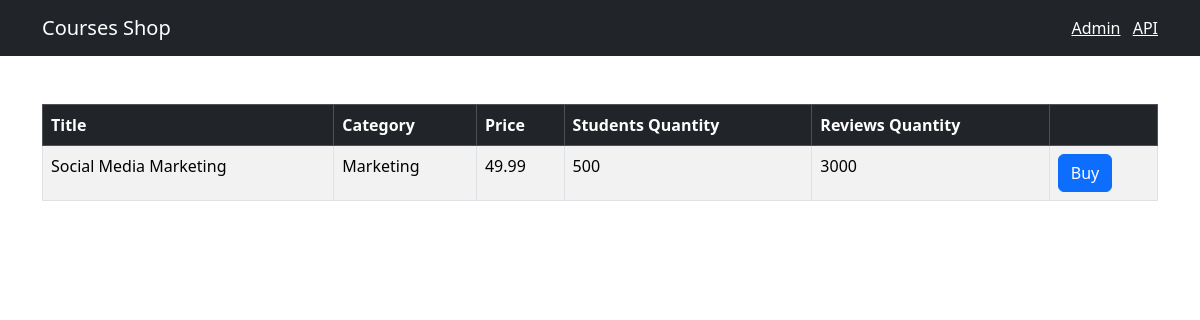
/4, run on the app's committed database.
### shop/models.py (models this page shows, shortened)
class Course(models.Model):
    title = models.CharField(max_length=300)
    price = models.FloatField()
    students_qty = models.IntegerField()
    reviews_qty = models.IntegerField()
    category = models.ForeignKey(Category, on_delete=models.CASCADE)
    created_at = models.DateTimeField(default=timezone.now)

class Category(models.Model):
    title = models.CharField(max_length=255)
    created_at = models.DateTimeField(default=timezone.now)
    def __str__(self):
        return self.title

### shop/views.py (the view)
# urls.py: path('<int:course_id>', views.single_course, name='single_course'),
def single_course(request, course_id):
        course = get_object_or_404(Course, pk=course_id)
        return render(request, 'shop/single_course.html', {'course': course})

### templates/shop/single_course.html (shortened to what this page needs)
{% extends "base.html" %}
{% block my_content %}
<table class="table mt-5 table-bordered table-striped table-hover">
    <thead class="table-dark">
        <tr>
            <th>Title</th>
            <th>Category</th>
            <th>Price</th>
            <th>Students Quantity</th>
            <th>Reviews Quantity</th>
            <th></th>
        </tr>
    </thead>
    <tbody>
        <tr>
            <td>{{ course.title }}</td>
            <td>{{ course.category }}</td>
            <td>{{ course.price }}</td>
            <td>{{ course.students_qty }}</td>
            <td>{{ course.reviews_qty }}</td>
            <td><button class="btn btn-primary">Buy</button></td>
        </tr>
    </tbody>
</table>
{% endblock %}

### data on the page
Course: title "Social Media Marketing", category "Marketing", price "49.99", students_qty "500", reviews_qty "3000"
